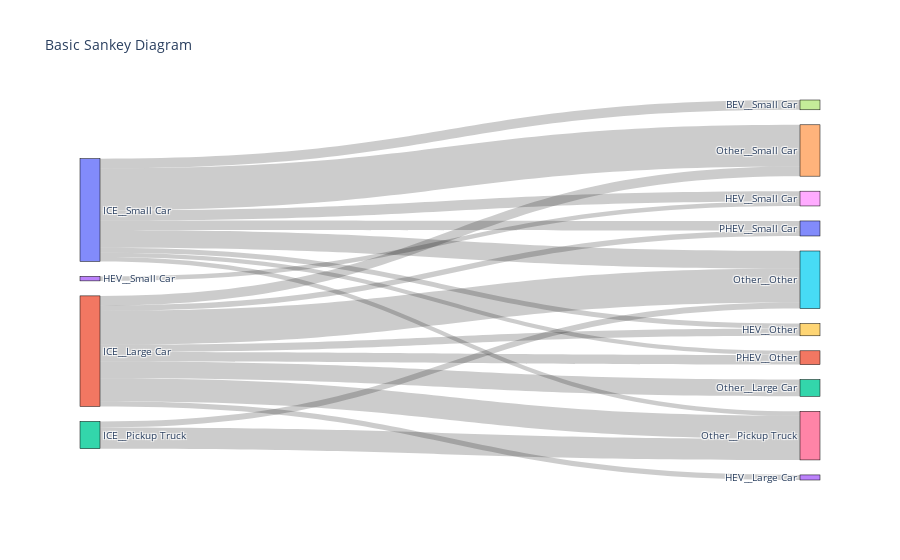

Notebook source saved alongside this figure:
### Code cell
values = df['comb_weight'].to_list()

label_list = df['source_label'].unique().tolist() + df['target_label'].unique().tolist()


fig = go.Figure(data=[go.Sankey(
    node=dict(
        pad=15,
        thickness=20,
        line=dict(color="black", width=0.5),
        label=label_list,
        # color="blue",
        x=[0, 0, 0, 1, 1, 1, 1]  # Adjust x-axis position for each node
    ),
    link=dict(
        source=df['source_index'].to_list(),
        target=df['target_index'].to_list(),
        value=df['comb_weight'].to_list()
    )
)])

fig.update_layout(title_text="Basic Sankey Diagram", font_size=10)
fig.show()

### Figure 1 — Plotly figure (JSON) as saved in the notebook; plotly's stock layout.template omitted (floating-point values rounded to 4 significant figures)
{"data": [{"link": {"source": [0, 0, 0, 0, 0, 0, 0, 0, 1, 1, 1, 1, 1, 1, 1, 1, 2, 2, 3], "target": [4, 5, 6, 7, 8, 9, 10, 11, 4, 5, 6, 12, 9, 13, 10, 11, 5, 6, 8], "value": [207.3, 87.48, 22.27, 48.62, 51.07, 24.68, 47.85, 20.79, 47.75, 167.9, 114.3, 83.14, 36.13, 25.15, 26.75, 47.46, 30.3, 104.8, 22.34]}, "node": {"label": ["ICE__Small Car", "ICE__Large Car ", "ICE__Pickup Truck", "HEV__Small Car", "Other__Small Car", "Other__Other", "Other__Pickup Truck", "BEV__Small Car", "HEV__Small Car", "HEV__Other", "PHEV__Small Car", "PHEV__Other", "Other__Large Car", "HEV__Large Car"], "line": {"color": "black", "width": 0.5}, "pad": 15, "thickness": 20, "x": [0, 0, 0, 1, 1, 1, 1]}, "type": "sankey"}], "layout": {"font": {"size": 10}, "title": {"text": "Basic Sankey Diagram"}}}
